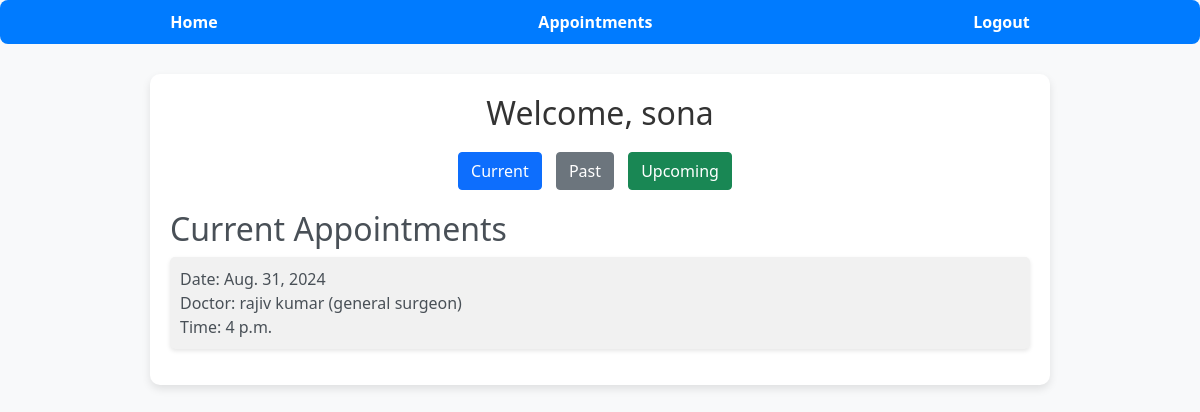
The app's page /patient_welcome/ (signed in), older data.
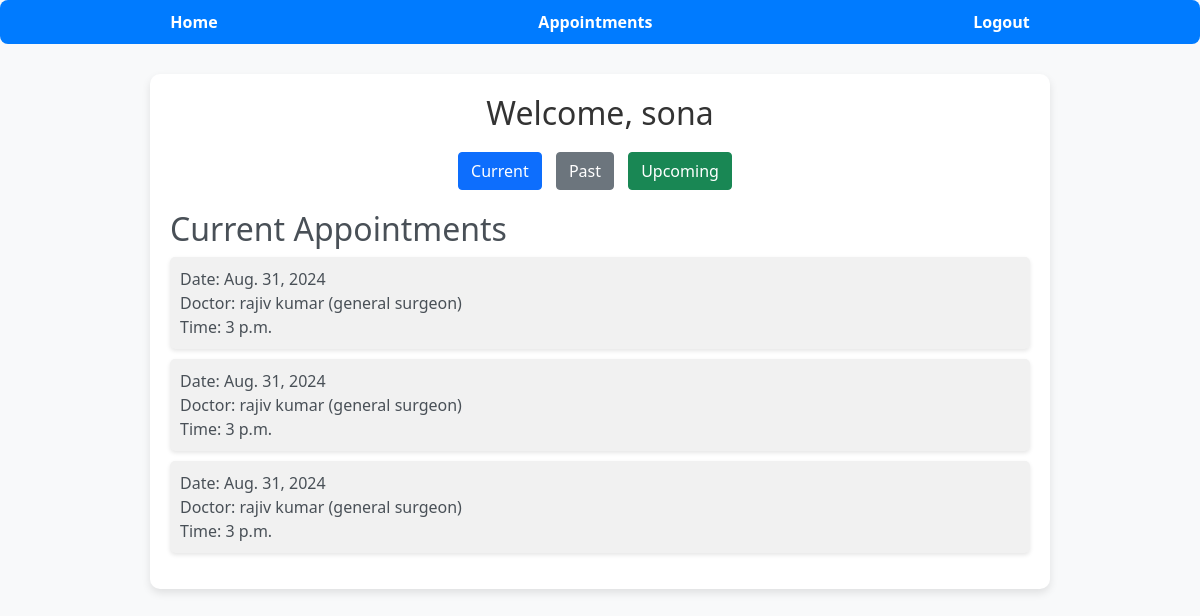
The same page, newer data.
### hms/models.py (models this page shows, shortened)
class Appointment(models.Model):
    doctor = models.ForeignKey(Doctor, on_delete=models.CASCADE)
    patient = models.ForeignKey(Patient, on_delete=models.CASCADE)
    date = models.DateField()
    time = models.TimeField()
    status = models.CharField(max_length=20, choices=[('pending', 'Pending'), (
    'confirmed', 'Confirmed'), ('completed', 'Completed')])

class Doctor(models.Model):
    user = models.OneToOneField(User, on_delete=models.CASCADE)
    TITLE_CHOICES = [
        ('Mr', 'Mr.'),
        ('Ms', 'Ms.'),
        ('Mrs', 'Mrs.'),
        ('Dr', 'Dr.'),
        ('Prof', 'Prof.'),
    ]
    title = models.CharField(max_length=30, choices=TITLE_CHOICES)
    firstname = models.CharField(max_length=30)
    lastname = models.CharField(max_length=30)
    dob = models.DateField()
    speciality_choice = [('general surgeon', 'General Surgeon'),
                         ('cardiologist', 'Cardiologist'),
                         ('dermatologist', 'Dermatologist'),
                         ('neurologist', 'Neurologist'),
                         ('orthopedician', 'Orthopedician'),
                         ('gynecologist', 'Gynecologist'), ]
    specialty = models.CharField(max_length=100, choices=speciality_choice)
    phone_number = models.CharField(max_length=15)
    def __str__(self):
        return f'{self.firstname} {self.lastname} ({self.specialty})'

### hms/views.py (the view)
# urls.py: path('patient_welcome/', views.patient_welcome_view, name='patient_welcome'),
def patient_welcome_view(request):
    user = request.user
    patient = get_object_or_404(Patient,
                                user=user)  # Fetch the Patient instance
    current_appointments = Appointment.objects.filter(patient=patient,
                                                      date__exact=datetime.date.today())
    past_appointments = Appointment.objects.filter(patient=patient,
                                                   date__lt=datetime.date.today())
    upcoming_appointments = Appointment.objects.filter(patient=patient,
                                                       date__gt=datetime.date.today())
    context = {
        'patient_name': patient.firstname,  # Customize as needed
        'current_appointments': current_appointments,
        'past_appointments': past_appointments,
        'upcoming_appointments': upcoming_appointments,
    }
    return render(request, 'patient_welcome.html', context)

### hms/templates/patient_welcome.html (shortened to what this page needs)
<!DOCTYPE html>
<html lang="en">
<head>
    {% load static %}
    <link rel="stylesheet" href="{% static 'css/styles.css' %}">
    <link rel="stylesheet" href="https://cdn.jsdelivr.net/npm/bootstrap@5.1.3/dist/css/bootstrap.min.css">
</head>
<body>
    <nav>
        <ul>
            <li><a href="{% url 'patient_welcome' %}">Home</a></li>
            <li><a href="{% url 'patient_appointments' %}">Appointments</a></li>
            <li><a href="{% url 'logout' %}" onclick="confirmLogout(event)">Logout</a></li>
        </ul>
    </nav>
    <div class="container">
        <h1>Welcome, {{ patient_name }}</h1>
        <div class="appointment-section">
            <div class="text-center">
                <button class="btn btn-primary" onclick="showSection('current')">Current</button>
                <button class="btn btn-secondary" onclick="showSection('past')">Past</button>
                <button class="btn btn-success" onclick="showSection('upcoming')">Upcoming</button>
            </div>
            <div id="current" class="appointment-list">
                <h2>Current Appointments</h2>
                {% if current_appointments %}
                    <ul>
                        {% for appointment in current_appointments %}
                            <li>
                                Date: {{ appointment.date }}<br>
                                Doctor: {{ appointment.doctor }}<br>
                                Time: {{ appointment.time }}
                            </li>
                        {% endfor %}
                    </ul>
                {% else %}
                    <p>No current appointments.</p>
                {% endif %}
            </div>
        </div>
    </div>
</body>
</html>

Row changes from the older to the newer data that the page shows:
changed Appointment (number 1 of 3 on the later page): time "4 p.m." → "3 p.m."
added Appointment: date "Aug. 31, 2024", doctor "rajiv kumar (general surgeon)", time "3 p.m."
added Appointment: date "Aug. 31, 2024", doctor "rajiv kumar (general surgeon)", time "3 p.m."
